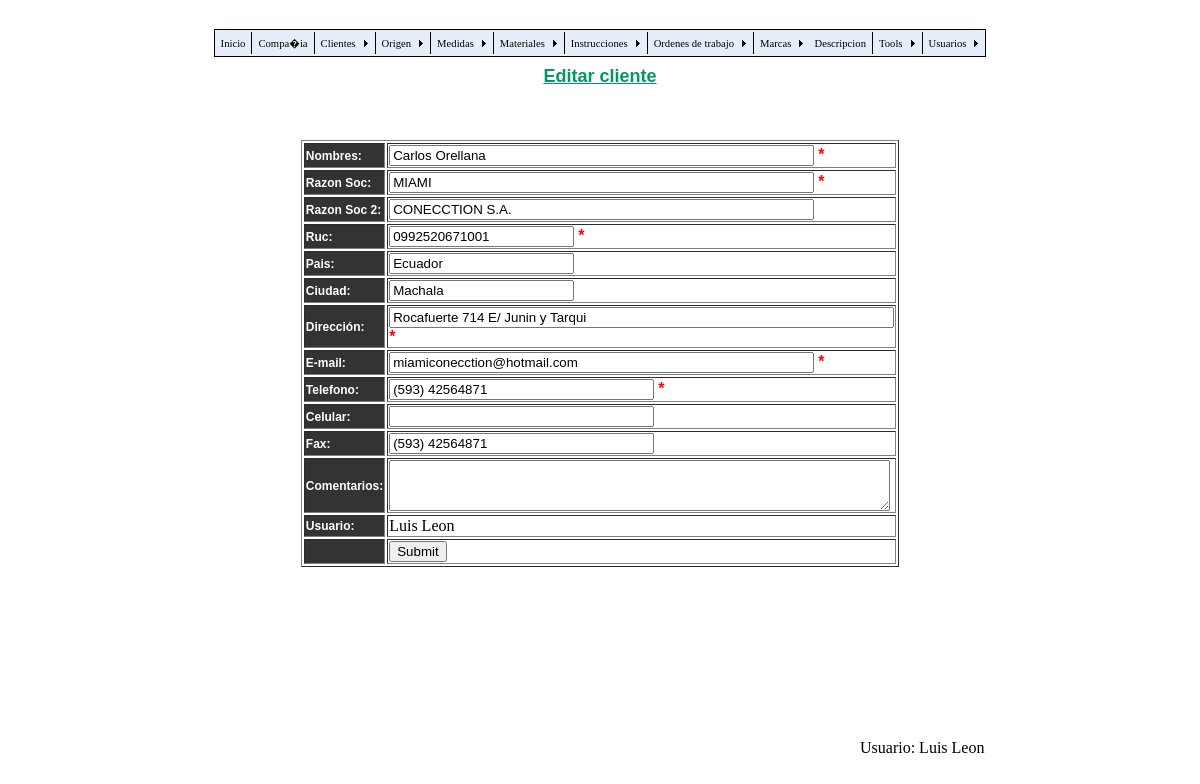
Screenshot of /costu_edit.php?cos_id=3 (signed in) with the database file from the repository.
### tables this page shows
CREATE TABLE `tbl_costumers` (
  `cos_id` smallint(6) NOT NULL auto_increment,
  `cos_names` varchar(40) NOT NULL,
  `cos_corpname` varchar(30) NOT NULL,
  `cos_corpname2` varchar(30) NOT NULL,
  `cos_ruc` varchar(13) NOT NULL,
  `cos_email` varchar(40) NOT NULL,
  `cos_phone1` varchar(20) NOT NULL,
  `cos_phone2` varchar(20) default NULL,
  `cos_fax` varchar(20) default NULL,
  `pais_label` varchar(25) NOT NULL,
  `ciudad_label` varchar(25) NOT NULL,
  `cos_adress` varchar(60) NOT NULL,
  `cos_comments` varchar(250) default NULL,
  `cos_userid` tinyint(2) NOT NULL,
  PRIMARY KEY  (`cos_id`)
);

CREATE TABLE `tbl_users` (
  `user_id` tinyint(2) NOT NULL auto_increment,
  `user_names` varchar(20) NOT NULL,
  `user_username` varchar(15) NOT NULL,
  `user_password` varchar(15) NOT NULL,
  PRIMARY KEY  (`user_id`)
);

### costu_edit.php (the view, shortened to what this page needs)
<?php require_once('Connections/labels_con.php'); ?>
<?php
if (!function_exists("GetSQLValueString")) {
function GetSQLValueString($theValue, $theType, $theDefinedValue = "", $theNotDefinedValue = "")
{
  $theValue = function_exists("mysql_real_escape_string") ? mysql_real_escape_string($theValue) : mysql_escape_string($theValue);
  switch ($theType) {
    case "text":
      $theValue = ($theValue != "") ? "'" . $theValue . "'" : "NULL";
      break;
    case "long":
    case "int":
      $theValue = ($theValue != "") ? intval($theValue) : "NULL";
      break;
  }
  return $theValue;
}
}
$editFormAction = $_SERVER['PHP_SELF'];
if (isset($_SERVER['QUERY_STRING'])) {
  $editFormAction .= "?" . htmlentities($_SERVER['QUERY_STRING']);
}
$colname_Recordset1 = "-1";
if (isset($_SESSION['MM_Username'])) {
  $colname_Recordset1 = $_SESSION['MM_Username'];
}
$query_Recordset1 = sprintf("SELECT user_id, user_names FROM tbl_users WHERE user_username = %s", GetSQLValueString($colname_Recordset1, "text"));
$Recordset1 = mysql_query($query_Recordset1, $labels_con) or die(mysql_error());
$row_Recordset1 = mysql_fetch_assoc($Recordset1);
$colname_costumer = "-1";
if (isset($_REQUEST['cos_id'])) {
  $colname_costumer = $_REQUEST['cos_id'];
}
$query_costumer = sprintf("SELECT * FROM tbl_costumers WHERE cos_id = %s", GetSQLValueString($colname_costumer, "int"));
$costumer = mysql_query($query_costumer, $labels_con) or die(mysql_error());
$row_costumer = mysql_fetch_assoc($costumer);
?>
<!DOCTYPE html PUBLIC "-//W3C//DTD XHTML 1.0 Transitional//EN" "http://www.w3.org/TR/xhtml1/DTD/xhtml1-transitional.dtd">
<html xmlns="http://www.w3.org/1999/xhtml">
<head>
<link href="css/labels.css" rel="stylesheet" type="text/css" />
</head>
<body>
<br />
<table width="651" border="0" align="center">
  <tr>
    <td width="610" align="center"><script type="text/javascript" src="labels_menu.js"></script></td>
  </tr>
</table>
<table width="980" border="0" align="center">
  <tr>
    <td width="814" height="652" valign="top">
      <table width="537" border="0" align="center">
        <tr>
          <td width="531" align="center" class="Titulo">Editar cliente</td>
        </tr>
      </table>
      <p>&nbsp;</p>
      <form id="form1" name="form1" method="POST" action="<?php echo $editFormAction; ?>">
        <table width="579" border="1" align="center">
          <tr>
            <td width="94" bgcolor="#333333" class="cabecera"><strong>Nombres:</strong></td>
            <td width="469"><label>
              <input name="txt_names" type="text" id="txt_names" onblur="MM_validateForm('txt_names','','R');return document.MM_returnValue" value="<?php echo $row_costumer['cos_names']; ?>" size="50" maxlength="40" />
              <span class="Asterisco"> *</span></label></td>
          </tr>
          <tr>
            <td bgcolor="#333333" class="cabecera"><strong>Razon Soc:</strong></td>
            <td><label>
              <input name="txt_razon" type="text" id="txt_razon" value="<?php echo $row_costumer['cos_corpname']; ?>" size="50" maxlength="40" />
              <span class="Asterisco">*</span></label></td>
          </tr>
          <tr>
            <td bgcolor="#333333" class="cabecera">Razon Soc 2:</td>
            <td><input name="txt_razon2" type="text" id="txt_razon2" value="<?php echo $row_costumer['cos_corpname2']; ?>" size="50" maxlength="40" /></td>
          </tr>
          <tr>
            <td bgcolor="#333333" class="cabecera"><strong>Ruc:</strong></td>
            <td><label>
              <input name="txt_ruc" type="text" id="txt_ruc" onblur="MM_validateForm('txt_names','','R','txt_razon','','R','txt_ruc','','RisNum','txt_email','','NisEmail','txt_phone1','','NisNum','txt_phone2','','NisNum','txt_fax','','NisNum');return document.MM_returnValue" value="<?php echo $row_costumer['cos_ruc']; ?>" size="20" maxlength="13" />
              <span class="Asterisco">*</span></label></td>
          </tr>
          <tr>
            <td bgcolor="#333333" class="cabecera">Pais:</td>
            <td><label>
              <input name="txt_pais" type="text" id="txt_pais" value="<?php echo $row_costumer['pais_label']; ?>" />
            </label></td>
          </tr>
          <tr>
            <td bgcolor="#333333" class="cabecera">Ciudad:</td>
            <td><label>
              <input name="txt_ciudad" type="text" id="txt_ciudad" value="<?php echo $row_costumer['ciudad_label']; ?>" />
            </label></td>
          </tr>
          <tr>
            <td bgcolor="#333333" class="cabecera"><strong>Dirección:</strong></td>
            <td><label>
              <input name="txt_adress" type="text" id="txt_adress" value="<?php echo $row_costumer['cos_adress']; ?>" size="60" maxlength="60" />
              <span class="Asterisco">*</span></label></td>
          </tr>
          <tr>
            <td bgcolor="#333333" class="cabecera"><strong>E-mail:</strong></td>
            <td><label>
              <input name="txt_email" type="text" id="txt_email" value="<?php echo $row_costumer['cos_email']; ?>" size="50" maxlength="40" />
              <span class="Asterisco"> *</span></label></td>
          </tr>
          <tr>
            <td bgcolor="#333333" class="cabecera"><strong>Telefono:</strong></td>
            <td><label>
              <input name="txt_phone1" type="text" id="txt_phone1" value="<?php echo $row_costumer['cos_phone1']; ?>" size="30" maxlength="20" />
              <span class="Asterisco"> *</span></label></td>
          </tr>
          <tr>
            <td bgcolor="#333333" class="cabecera"><strong>Celular:</strong></td>
            <td><label>
              <input name="txt_phone2" type="text" id="txt_phone2" value="<?php echo $row_costumer['cos_phone2']; ?>" size="30" maxlength="20" />
            </label></td>
          </tr>
          <tr>
            <td bgcolor="#333333" class="cabecera"><strong>Fax:</strong></td>
            <td><label>
              <input name="txt_fax" type="text" id="txt_fax" value="<?php echo $row_costumer['cos_fax']; ?>" size="30" maxlength="20" />
            </label></td>
          </tr>
          <tr>
            <td bgcolor="#333333" class="cabecera"><strong>Comentarios:</strong></td>
            <td><label>
              <textarea name="txt_comments" id="txt_comments" cols="60" rows="3"><?php echo $row_costumer['cos_comments']; ?></textarea>
            </label></td>
          </tr>
          <tr>
            <td bgcolor="#333333" class="cabecera"><strong>Usuario:</strong></td>
            <td><input name="hidden_user" type="hidden" id="hidden_user" value="<?php echo $row_Recordset1['user_id']; ?>" />
              <?php echo $row_Recordset1['user_names']; ?></td>
          </tr>
          <tr>
            <td bgcolor="#333333" class="cabecera">&nbsp;</td>
            <td><label>
              <input type="submit" name="button" id="button" value="Submit" />
            </label></td>
          </tr>
        </table>
      </form>
      <p><br />
        <br />
      </p>
    </td>
  </tr>
</table>
<br />
<table width="335" border="0" align="right">
  <tr>
    <td width="329">Usuario: <?php echo $row_Recordset1['user_names']; ?></td>
  </tr>
</table>
</body>

### css/labels.css (style rules this page uses)
.Asterisco { font-family: Verdana, Geneva, sans-serif; font-size: 16px; font-weight: bold; color: #F00; }
.Titulo { font-family: Verdana, Geneva, sans-serif; font-size: large; font-weight: bold; color: #096; text-decoration: underline; }
.cabecera { font-family: Verdana, Geneva, sans-serif; font-size: 12px; font-weight: bold; color: #FFF; }

### rows the page displays
tbl_costumers: txt_names "Carlos Orellana", txt_razon "MIAMI", txt_razon2 "CONECCTION S.A.", txt_ruc "0992520671001", txt_pais "Ecuador", txt_ciudad "Machala", txt_adress "Rocafuerte 714 E/ Junin y Tarqui", txt_email "miamiconecction@hotmail.com", txt_phone1 "(593) 42564871", txt_fax "(593) 42564871"
tbl_users: user_names "Luis Leon"
